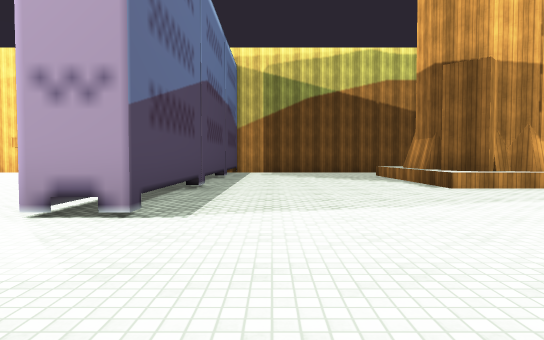
view 1 (above)

21 first-person views from a walk through a Unity game level. The camera is 1.2 m above the floor, tilts 2° down and sees 75° across. The floor is counted in squares, 2 m on a side. Each view is taken from the middle of a square. On the plan, view 1 faces up. The plan holds only what a view shows up to about 10 squares ahead; the rest is blank. Some surface patterns are stand-ins.

view 2
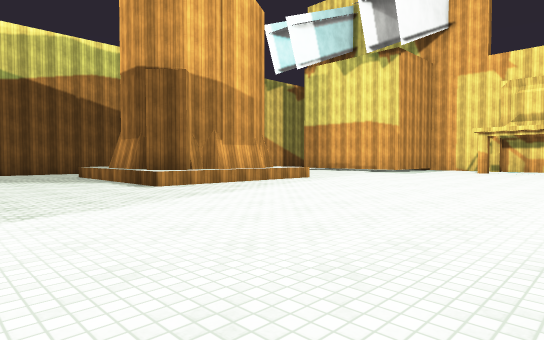

view 3
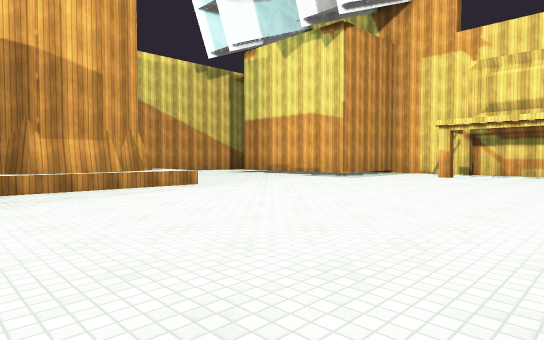

view 4
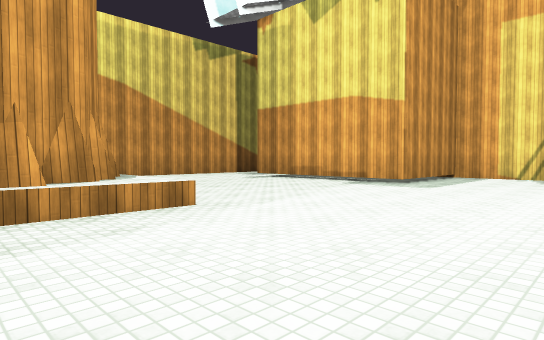

view 5
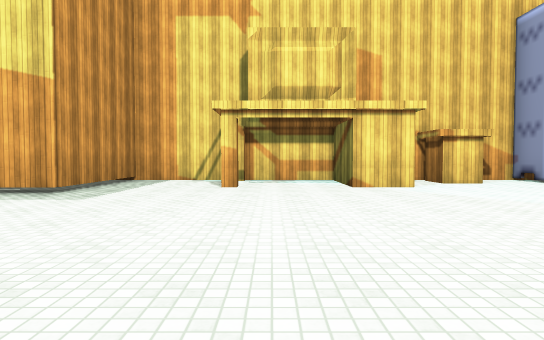

view 6
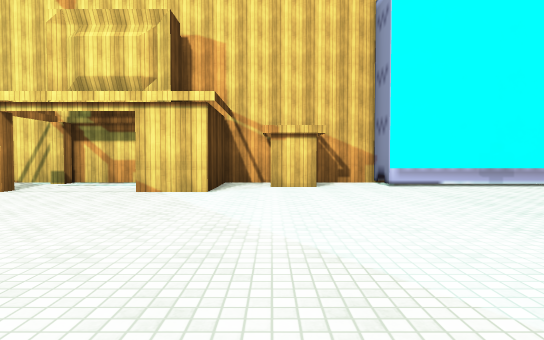

view 7
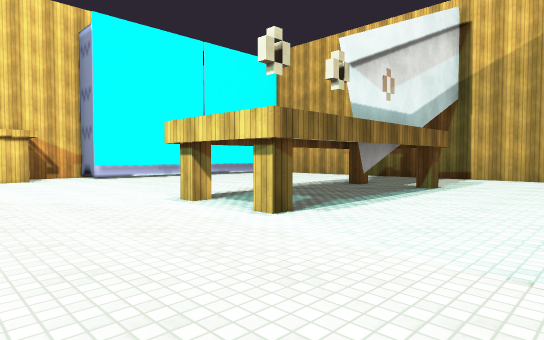

view 8
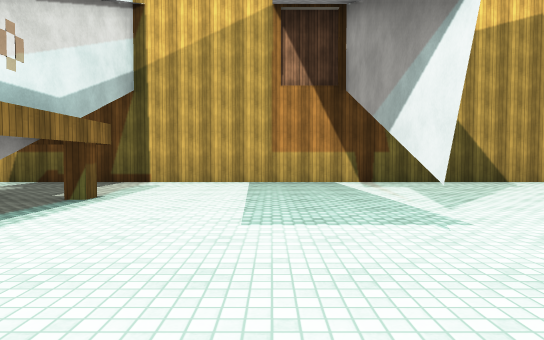

view 9
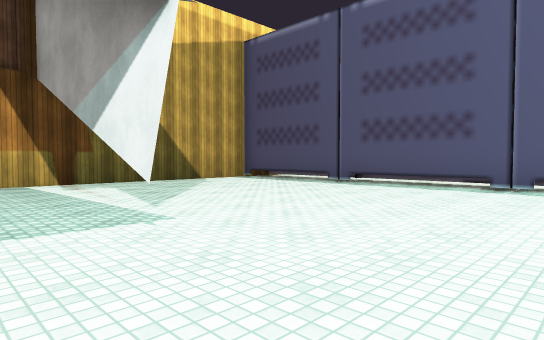

view 10
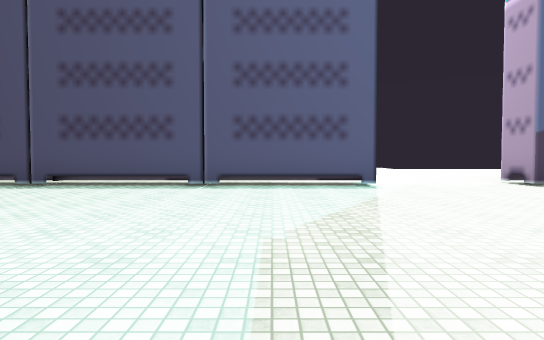

view 11
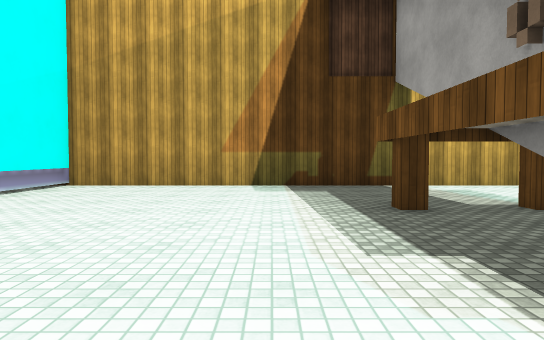

view 12
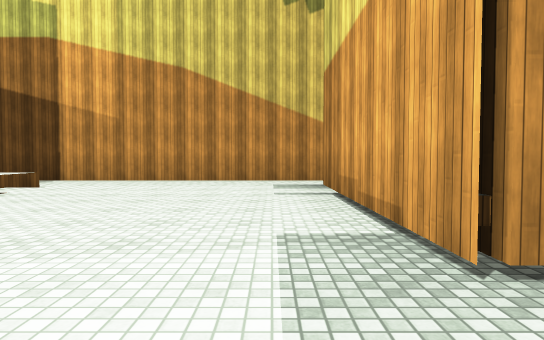

view 13
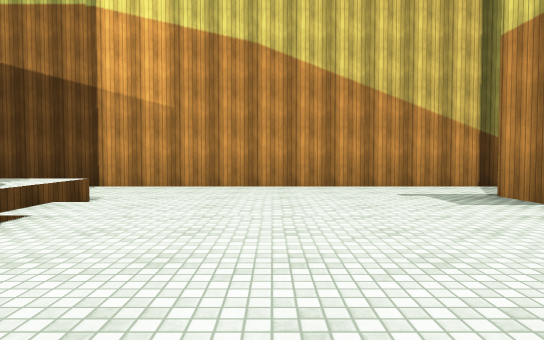

view 14
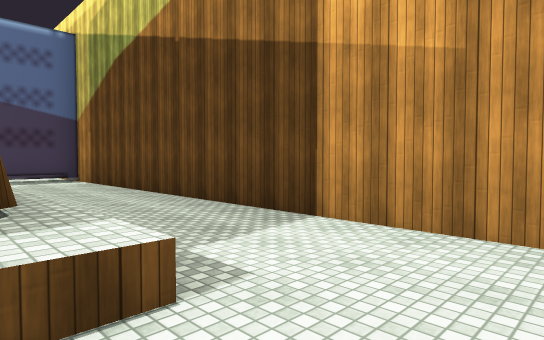

view 15
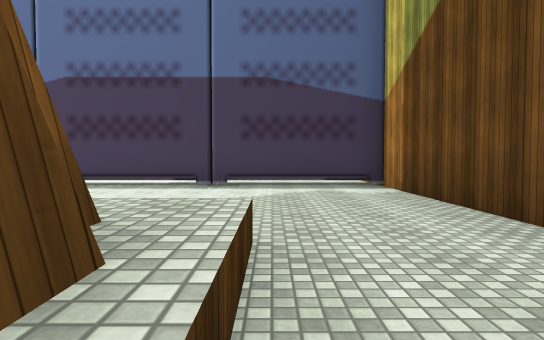

view 16
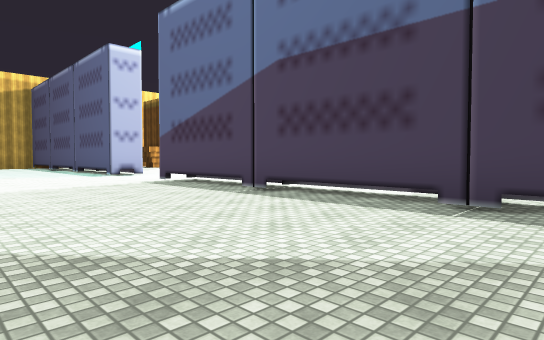

view 17
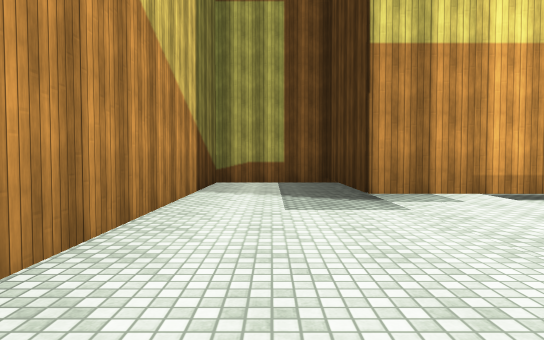

view 18
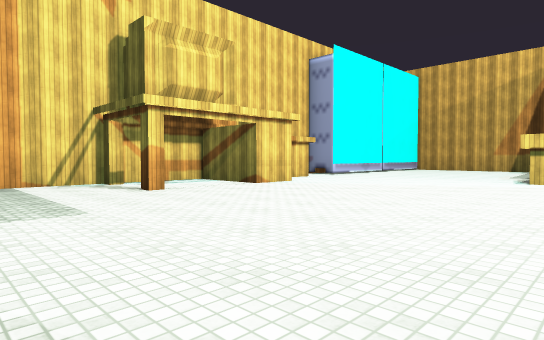

view 19
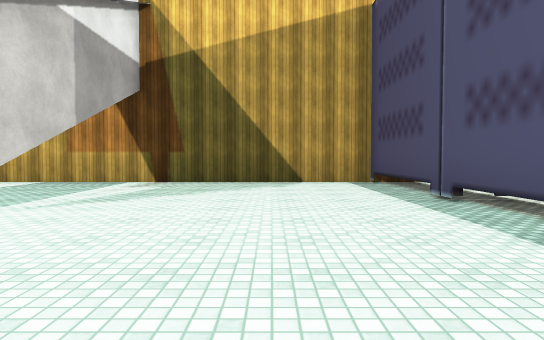

view 20
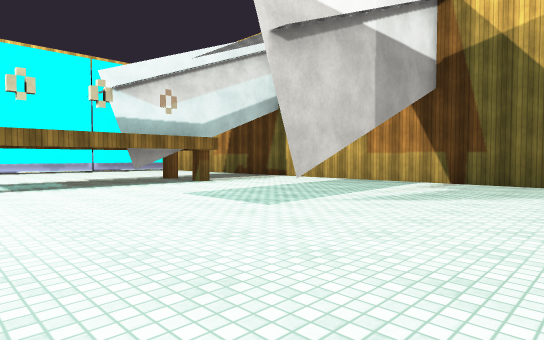

view 21
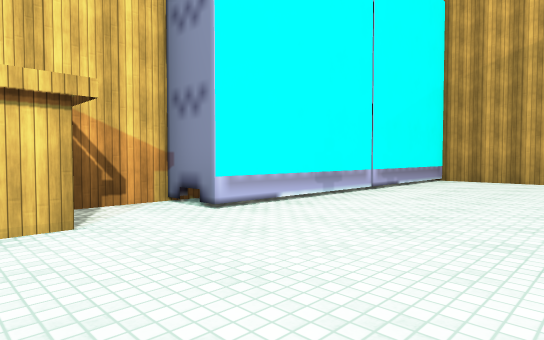

### Floor plan
Key: @ floor where view 1 was taken; # wall or solid block; . main floor; : floor 0.25 m higher than the main floor; / step, stairs or slope; T thing the floor can be seen under or through.
Columns run from 4 left of view 1 to 18 right of it. Each row starts with its distance up from view 1.
 15   #####################
 14  .#...................#
 13  .T...................#
 12  .T...../////.........#
 11  .T.....#####/::::#####
 10  .T.....#   #/////#
  9  .T.....#   #.....#
  8  .T.....#####.....#
  7  .T.....#####.....#####
  6 ..#...................#
  5 ..#...................#
  4 ..#................#..#
  3 ......................#
  2 ......................#
  1 ....................###
  0  .T.@...............###
 -1  .T..................##
 -2  .T..................##
 -3  .T..........TT.......#
 -4  .T..........TT......##
 -5  .T..........TT......#
 -6  .T.....#....TT......#
 -7  .T.....#....TT......#
 -8  .#..................#
 -9  .#..................#
-10   #..................#
-11   ####################

Positions as (right, up) in squares from view 1, and headings:
1: (0, 0), facing up
2: (0, 0), facing up-right
3: (4, 0), facing up-right
4: (6, 3), facing up-right
5: (8, 3), facing right
6: (9, -1), facing right
7: (6, 0), facing down-right
8: (6, -2), facing down
9: (6, -2), facing down-left
10: (6, -2), facing left
11: (12, -3), facing down
12: (13, 5), facing up
13: (11, 7), facing up
14: (10, 11), facing up-left
15: (6, 12), facing left
16: (3, 12), facing down-left
17: (9, 13), facing right
18: (9, 7), facing down-right
19: (1, -2), facing down
20: (1, -2), facing down-right
21: (13, -1), facing down-right
